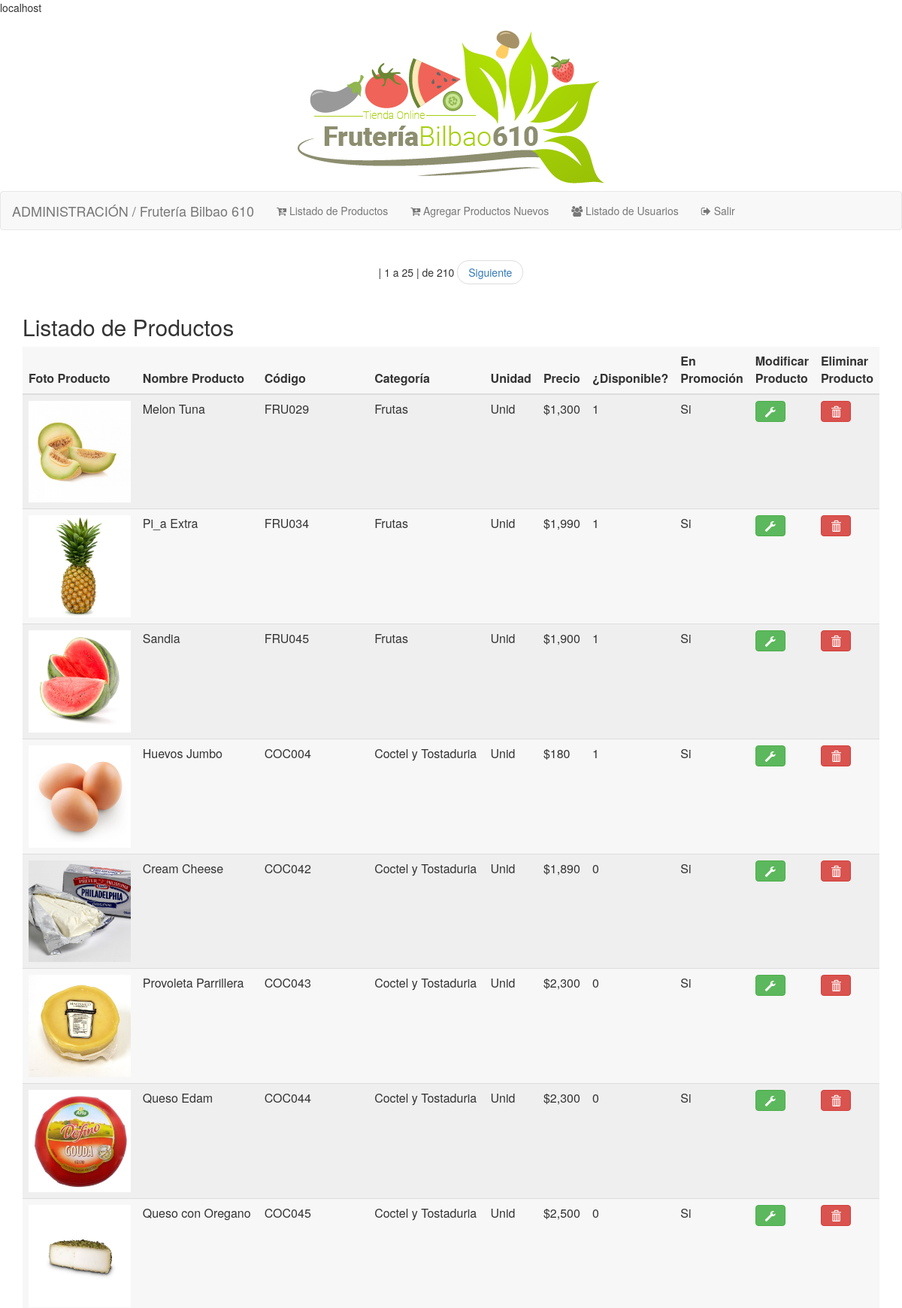
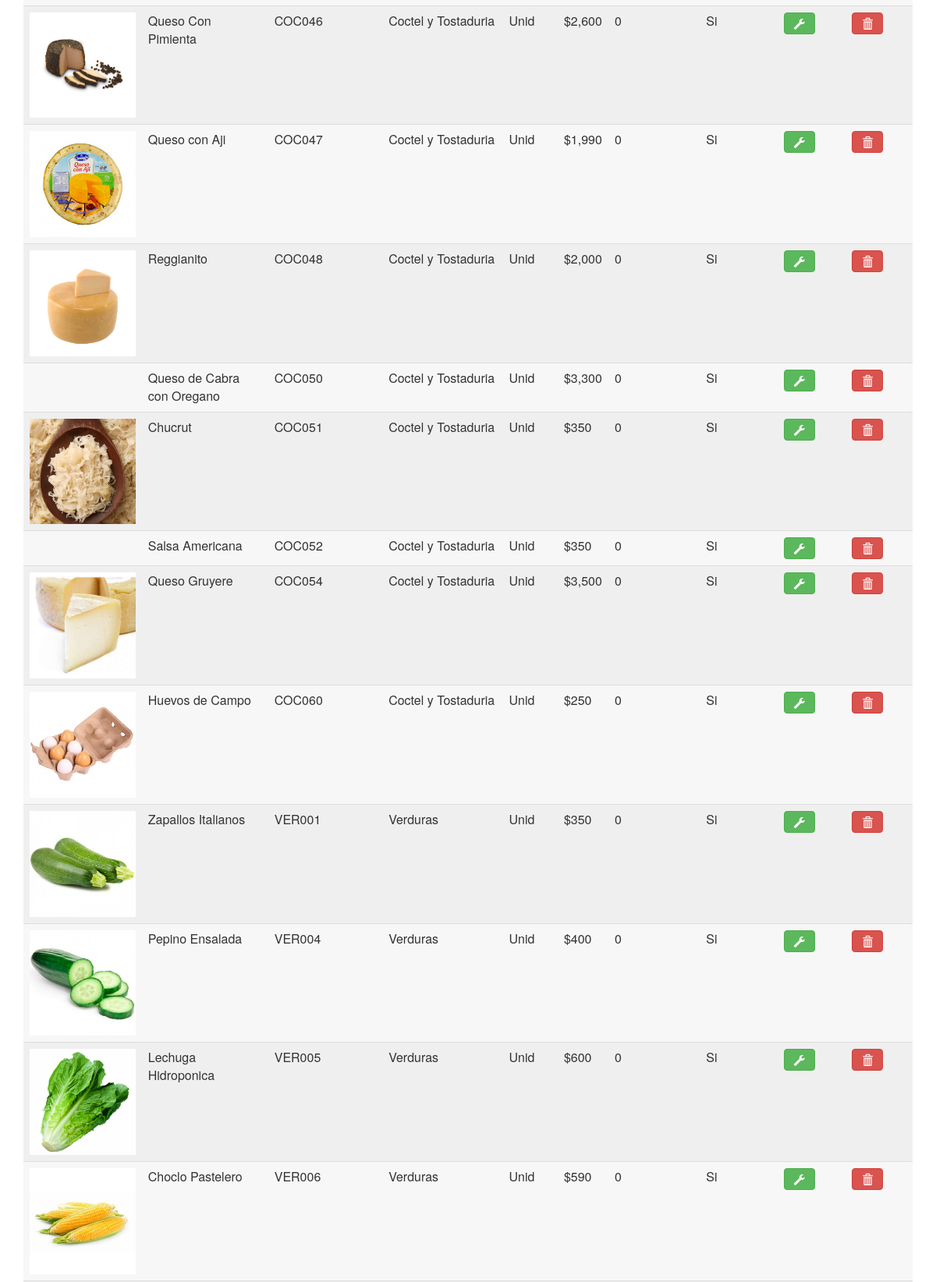
The page /admin/listado_productos.php (signed in, upper part) on the database its author committed (2 pictures, top to bottom).
### tables this page shows
CREATE TABLE IF NOT EXISTS `productos` (
  `id` int(5) NOT NULL AUTO_INCREMENT,
  `nombre` varchar(80) NOT NULL,
  `codigo` char(12) NOT NULL,
  `categoria` varchar(50) NOT NULL,
  `frase_promocional` mediumtext NOT NULL,
  `unidad` set('Unid','Pote','Paquete','Mata','Malla','Litro','Kilo','Cabeza','Bandeja de 20 und','Bandeja 250 gr','Bandeja 200 gr','Bandeja 100 gr','Bandeja','900 gr','875 gr','850 gr','6 Unid','500 gr','50 Unid','400 gr','370 cc','3 Unid','250 gr','200 gr','2 Kilo','2 Kg','100 gr','1/4 Kilo','1/2 Litro','1/2 Kilo Jumbo','1/2 Kilo') NOT NULL,
  `precio` float NOT NULL,
  `disponibilidad` enum('1','0') NOT NULL,
  `descripcion` mediumtext NOT NULL,
  `promocion` enum('Si','No') NOT NULL,
  `fecha` timestamp NOT NULL DEFAULT CURRENT_TIMESTAMP,
  PRIMARY KEY (`id`),
  UNIQUE KEY `codigo` (`codigo`),
  UNIQUE KEY `id` (`id`),
  UNIQUE KEY `id_2` (`id`)
);

### admin/listado_productos.php (the view, shortened to what this page needs)
<?php
require_once('../conexion.php'); ?>
 <?php
$max=25;
$pag=0;
$inicio=$pag * $max;
$query="SELECT id, nombre, frase_promocional, precio, codigo, categoria, unidad, disponibilidad, descripcion, promocion FROM productos ORDER BY fecha DESC";
$query_limit= $query ." LIMIT $inicio,$max";
$resource = $conn->query($query_limit);
if (isset($_GET["total"])) {
$total = $_GET["total"];
} else {
$resource_total = $conn -> query($query);
$total = $resource_total->num_rows;
}
$total_pag = ceil($total/$max)-1;
?>
<!DOCTYPE html>
<html lang="es">
<head>
        <link rel="stylesheet" href="https://maxcdn.bootstrapcdn.com/bootstrap/3.3.7/css/bootstrap.min.css">
        <link href="https://maxcdn.bootstrapcdn.com/font-awesome/4.3.0/css/font-awesome.min.css" rel="stylesheet">
</head>
<body>
    <?php
      include("header.php");
      include("menu_admin.php");
    ?>
    <div class="container">
      <ul class="pager">
        | <?php echo ($inicio + 1) ?> a <?php echo min($inicio + $max, $total) ?> | de <?php echo $total ?>
        <?php if($pag +1 <= $total_pag ){?>
        <li><a href="listado_productos.php?pag=<?php echo $pag +1?>&total=<?php echo $total?>">Siguiente</a></li>
        <?php } ?>
      </ul>
    </div>
    <div class="container">
      <h2>Listado de Productos</h2>
        <div class="table-responsive">
            <table class="table">
                <thead>
                  <tr>
                    <th>Foto Producto</th>
                    <th>Nombre Producto</th>
                    <th>Código</th>
                    <th>Categoría</th>
                    <th>Unidad</th>
                    <th>Precio</th>
                    <th>¿Disponible?</th>
					<th>En Promoción</th>
                 	<th>Modificar Producto</th>
                 	<th>Eliminar Producto</th>
                  </tr>
                </thead>
                <tbody>
                 <?php  while ($row = $resource->fetch_assoc()){?>
                  <tr>
                    <td class="col-xs-3 col-sm-3 col-md-4 col-lg-3"><img src="/img/<?php echo $row["codigo"]?>.jpg" class="img-responsive" alt=""></td>
                    <td class="col-xs-3 col-sm-3 col-md-4 col-lg-3"><?php echo $row["nombre"]?></td>
                    <td class="col-xs-3 col-sm-3 col-md-4 col-lg-3"><?php echo $row["codigo"]?></td>
                    <td class="col-xs-3 col-sm-3 col-md-4 col-lg-3"><?php echo $row["categoria"]?></td>
                    <td class="col-xs-3 col-sm-3 col-md-4 col-lg-3"><?php echo $row["unidad"]?></td>
                    <td class="col-xs-3 col-sm-3 col-md-4 col-lg-3">$<?php echo number_format($row["precio"])?></td>
                    <td class="col-xs-3 col-sm-3 col-md-4 col-lg-3"><?php echo $row["disponibilidad"]?></td>
                    <td class="col-xs-3 col-sm-3 col-md-4 col-lg-3"><?php echo $row["promocion"]?></td>
                    <td class="col-xs-3 col-sm-3 col-md-4 col-lg-3"><a href="producto_modificar.php?id=<?php echo $row["id"]?>" class="btn btn-md btn-success"><span class="glyphicon glyphicon-wrench" aria-hidden="true"></span></a></td>
                    <td class="col-xs-3 col-sm-3 col-md-4 col-lg-3"><a href="listado_productos.php?idElm=<?php echo $row["id"]?>" class="btn btn-md btn-danger" onClick="return confirm('¿Está seguro que desea eliminar este Producto?')"><span class="glyphicon glyphicon-trash" aria-hidden="true"></span></a></td>
                  </tr>
                  <?php }?>
                </tbody>
            </table>
        </div>
    </div>
</body>
</html>

### admin/listado_productos.php (style rules this page uses)
img { max-width: 40%; }

### rows shown on the page
productos: codigo (picture), nombre "Melon Tuna", codigo "FRU029", categoria "Frutas", unidad "Unid", precio "1,300", disponibilidad "1", promocion "Si"
productos: codigo (picture), nombre "Pi_a Extra", codigo "FRU034", categoria "Frutas", unidad "Unid", precio "1,990", disponibilidad "1", promocion "Si"
productos: codigo (picture), nombre "Sandia", codigo "FRU045", categoria "Frutas", unidad "Unid", precio "1,900", disponibilidad "1", promocion "Si"
productos: codigo (picture), nombre "Huevos Jumbo", codigo "COC004", categoria "Coctel y Tostaduria", unidad "Unid", precio "180", disponibilidad "1", promocion "Si"
productos: codigo (picture), nombre "Cream Cheese", codigo "COC042", categoria "Coctel y Tostaduria", unidad "Unid", precio "1,890", disponibilidad "0", promocion "Si"
productos: codigo (picture), nombre "Provoleta Parrillera", codigo "COC043", categoria "Coctel y Tostaduria", unidad "Unid", precio "2,300", disponibilidad "0", promocion "Si"
productos: codigo (picture), nombre "Queso Edam", codigo "COC044", categoria "Coctel y Tostaduria", unidad "Unid", precio "2,300", disponibilidad "0", promocion "Si"
productos: codigo (picture), nombre "Queso con Oregano", codigo "COC045", categoria "Coctel y Tostaduria", unidad "Unid", precio "2,500", disponibilidad "0", promocion "Si"
productos: codigo (picture), nombre "Queso Con Pimienta", codigo "COC046", categoria "Coctel y Tostaduria", unidad "Unid", precio "2,600", disponibilidad "0", promocion "Si"
productos: codigo (picture), nombre "Queso con Aji", codigo "COC047", categoria "Coctel y Tostaduria", unidad "Unid", precio "1,990", disponibilidad "0", promocion "Si"
productos: codigo (picture), nombre "Reggianito", codigo "COC048", categoria "Coctel y Tostaduria", unidad "Unid", precio "2,000", disponibilidad "0", promocion "Si"
productos: nombre "Queso de Cabra con Oregano", codigo "COC050", categoria "Coctel y Tostaduria", unidad "Unid", precio "3,300", disponibilidad "0", promocion "Si"
productos: codigo (picture), nombre "Chucrut", codigo "COC051", categoria "Coctel y Tostaduria", unidad "Unid", precio "350", disponibilidad "0", promocion "Si"
productos: nombre "Salsa Americana", codigo "COC052", categoria "Coctel y Tostaduria", unidad "Unid", precio "350", disponibilidad "0", promocion "Si"
productos: codigo (picture), nombre "Queso Gruyere", codigo "COC054", categoria "Coctel y Tostaduria", unidad "Unid", precio "3,500", disponibilidad "0", promocion "Si"
productos: codigo (picture), nombre "Huevos de Campo", codigo "COC060", categoria "Coctel y Tostaduria", unidad "Unid", precio "250", disponibilidad "0", promocion "Si"
productos: codigo (picture), nombre "Zapallos Italianos", codigo "VER001", categoria "Verduras", unidad "Unid", precio "350", disponibilidad "0", promocion "Si"
productos: codigo (picture), nombre "Pepino Ensalada", codigo "VER004", categoria "Verduras", unidad "Unid", precio "400", disponibilidad "0", promocion "Si"
productos: codigo (picture), nombre "Lechuga Hidroponica", codigo "VER005", categoria "Verduras", unidad "Unid", precio "600", disponibilidad "0", promocion "Si"
productos: codigo (picture), nombre "Choclo Pastelero", codigo "VER006", categoria "Verduras", unidad "Unid", precio "590", disponibilidad "0", promocion "Si"

### other values the page prints
$inicio + 1 "1"
min($inicio + $max, $total) "25"
$total "210"
